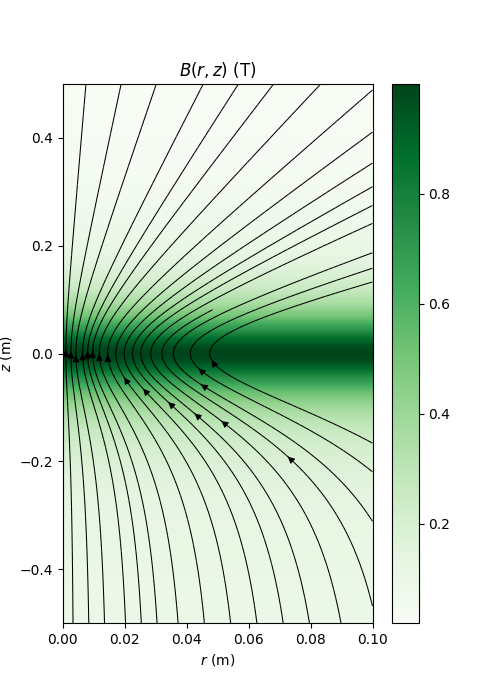

Python code for this plot:
from typing import Literal
import numpy as np
import scipy.constants as consts


class CoilBField(object):
    """Class to calculate the magnetic field strength due to a current carrying
    wire loop using Eqs. 64 and 65 from https://arxiv.org/pdf/2002.09444.pdf.

    Arguments:
        R: (float): Radius of the wire loop, in meter.
        I (float): Direct current through the loop in A, can only be specified
            if ratio is not given.
        B_max (float): Minimum value of magnetic field strength in z (assumed
            background field), in Tesla.
    """

    def __init__(self, R, I=None, B_max=None, verbose=False):
        self.R = R
        self.I = I
        self.B_max = B_max

        if self.I is not None and self.B_max is not None:
            raise AttributeError("Only I or B_max can be specified.")

        # if I is specified calculate the mirror ratio, otherwise calculate I
        if self.I is not None:
            self.B_max = self.get_B_field(0.0, 0.0)[1]
        else:
            self.I = 2.0 * self.R * self.B_max / consts.mu_0

        if verbose:
            print(f"Coil radius is {self.R} m")
            print(f"Coil current is {self.I*1e-3:.1f} kA")
            print(f"Maximum B-field is {self.B_max:.1f} T")

    def get_B_field(self, r, z):
        """Function to return the B field components at coordinate (r, z)."""
        B_r = (
            consts.mu_0
            * self.I
            / 4.0
            * r
            * (3.0 * self.R**2 * z / (self.R**2 + z**2) ** (5.0 / 2))
        )
        B_z = (
            consts.mu_0
            * self.I
            / 2.0
            * (
                self.R**2 / (self.R**2 + z**2) ** (3.0 / 2)
                - 3.0 / 2.0 * self.R**2 * r**2 / (self.R**2 + z**2) ** (5.0 / 2)
            )
        )
        return B_r, B_z

    def get_Bx_expression(self):
        """Just a utility function that can be queried to get the magnetic
        field strength in the x-direction, as input for WarpX."""
        return (
            f"{consts.mu_0 * self.I / 4.0}*x*("
            f"{3.0 * self.R**2}*z/({self.R**2}+z**2)**2.5"
            ")"
        )

    def get_By_expression(self):
        """Just a utility function that can be queried to get the magnetic
        field strength in the y-direction, as input for WarpX."""
        return (
            f"{consts.mu_0 * self.I / 4.0}*y*("
            f"{3.0 * self.R**2}*z/({self.R**2}+z**2)**2.5"
            ")"
        )

    def get_Bz_expression(self):
        """Just a utility function that can be queried to get the magnetic
        field strength in the z-direction, as input for WarpX."""
        return (
            f"{consts.mu_0 * self.I / 2.0}*("
            f"{self.R**2}/({self.R**2}+z**2)**1.5"
            f"-{3.0 / 2.0 * self.R**2}*(x**2 + y**2)/({self.R**2}+z**2)**2.5"
            ")"
        )


class NozzleBField:
    """Class to calculate the magnetic field strength

    Arguments:
        B0: Maximum magnetic field at the nozzle throat in Tesla
        R: Mirror ratio for the converging part
        K: Expansion ratio for the diverging part
        rappa: Correction factor for converging part
        kappa: Correction factor for diverging part
    """

    def __init__(
        self,
        B_max: float,
        R: float,
        K: float,
        rappa: float,
        kappa: float,
        verbose=False,
    ):
        self.B_max = B_max
        self.R = R
        self.K = K
        self.rappa = rappa
        self.kappa = kappa
        self.z0 = 0.5

        if verbose:
            print(f"Maximum B-field is {self.B_max} T")
            print(f"Mirror ratio {self.R}")
            print(f"Expansion ratio {self.K}")
            print(f"Correction factor for converging part is {self.rappa}")
            print(f"Correction factor for diverging part is {self.kappa}")

    def get_B_field(self, r, z):
        """Function to return the B field components at coordinate (r, z)."""
        B_max, R, K, rappa, kappa, z0 = (
            self.B_max,
            self.R,
            self.K,
            self.rappa,
            self.kappa,
            self.z0,
        )

        B_r = B_max * r * (rappa * (R - 1) * z0**2 * z) / (
            (R * rappa - 1) * z**2 + z0**2
        ) ** 2 * np.heaviside(-z, 0.5) + r * (kappa * (K - 1) * z0**2 * z) / (
            (K * kappa - 1) * z**2 + z0**2
        ) ** 2 * np.heaviside(
            z, 0.5
        )
        B_z = B_max * (1.0 + (rappa - 1) * (z / z0) ** 2) / (
            1 + (R * rappa - 1) * (z / z0) ** 2
        ) * np.heaviside(-z, 0.5) + (1.0 + (kappa - 1) * (z / z0) ** 2) / (
            1 + (K * kappa - 1) * (z / z0) ** 2
        ) * np.heaviside(
            z, 0.5
        )
        return B_r, B_z

    def get_Bx_expression(self, region=Literal["mirror", "expander"]):
        """Just a utility function that can be queried to get the magnetic
        field strength in the x-direction, as input for WarpX."""
        B_max, R, K, rappa, kappa, z0 = (
            self.B_max,
            self.R,
            self.K,
            self.rappa,
            self.kappa,
            self.z0,
        )
        match region:
            case "mirror":
                return (
                    f"{B_max} * x * ({rappa * (R - 1) * z0**2} * z) / ("
                    f"{(R * rappa - 1)} * z**2 + {z0**2}"
                    ") ** 2"
                )
            case "expander":
                return (
                    f"{B_max} * x * ({kappa * (K - 1) * z0**2} * z) / ("
                    f"{(K * kappa - 1)} * z**2 + {z0**2}"
                    ") ** 2"
                )
            case _:
                raise TypeError()

    def get_By_expression(self, region=Literal["mirror", "expander"]):
        """Just a utility function that can be queried to get the magnetic
        field strength in the y-direction, as input for WarpX."""
        B_max, R, K, rappa, kappa, z0 = (
            self.B_max,
            self.R,
            self.K,
            self.rappa,
            self.kappa,
            self.z0,
        )
        match region:
            case "mirror":
                return (
                    f"{B_max} * y * ({rappa * (R - 1) * z0**2} * z) / ("
                    f"{(R * rappa - 1)} * z**2 + {z0**2}"
                    ") ** 2"
                )
            case "expander":
                return (
                    f"{B_max} * y * ({kappa * (K - 1) * z0**2} * z) / ("
                    f"{(K * kappa - 1)} * z**2 + {z0**2}"
                    ") ** 2"
                )
            case _:
                raise TypeError()

    def get_Bz_expression(self, region=Literal["mirror", "expander"]):
        """Just a utility function that can be queried to get the magnetic
        field strength in the z-direction, as input for WarpX."""
        B_max, R, K, rappa, kappa, z0 = (
            self.B_max,
            self.R,
            self.K,
            self.rappa,
            self.kappa,
            self.z0,
        )
        match region:
            case "mirror":
                return (
                    f"{B_max} * (1.0 + ({rappa} - 1) * (z / {z0}) ** 2) / ("
                    f"1 + ({R * rappa} - 1) * (z / {z0}) ** 2"
                    ")"
                )
            case "expander":
                return (
                    f"{B_max} * (1.0 + ({kappa} - 1) * (z / {z0}) ** 2) / ("
                    f"1 + ({K * kappa} - 1) * (z / {z0}) ** 2"
                    ")"
                )
            case _:
                raise TypeError()


if __name__ == "__main__":
    import matplotlib.pyplot as plt

    B_max = 1
    R = 10
    K = 50
    rappa = 5.0
    kappa = 1.0
    nozzle = NozzleBField(B_max, R, K, rappa, kappa, True)
    r_grid = np.linspace(0, 0.1, 250)
    z_grid = np.linspace(-0.5, 0.5, 500)
    rr, zz = np.meshgrid(r_grid, z_grid)
    Br, Bz = nozzle.get_B_field(rr, zz)

    fig, ax = plt.subplots(1, 1, sharey=True, figsize=(5, 7))
    pm = ax.pcolormesh(rr, zz, Bz, cmap="Greens")  # ,norm=colors.LogNorm())
    fig.colorbar(pm)
    ax.streamplot(rr, zz, Br, Bz, density=2, color="black", minlength=1, linewidth=0.75)
    ax.set_xlabel(f"$r$ (m)")
    ax.set_ylabel(f"$z$ (m)")
    ax.set_title("$B(r, z)$ (T)")
    ax.set_xlim(r_grid.min(), r_grid.max())
    ax.set_ylim(z_grid.min(), z_grid.max())
    plt.savefig("magnetic_field.png")
